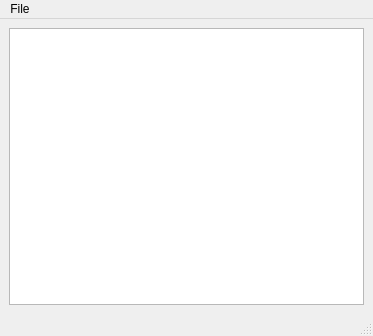
<?xml version="1.0" encoding="UTF-8"?>
<ui version="4.0">
 <class>MainWindow</class>
 <widget class="QMainWindow" name="MainWindow">
  <property name="geometry">
   <rect>
    <x>0</x>
    <y>0</y>
    <width>373</width>
    <height>336</height>
   </rect>
  </property>
  <property name="windowTitle">
   <string>MainWindow</string>
  </property>
  <widget class="QWidget" name="centralwidget">
   <layout class="QVBoxLayout" name="verticalLayout">
    <item>
     <widget class="QPlainTextEdit" name="plainTextEdit"/>
    </item>
   </layout>
  </widget>
  <widget class="QMenuBar" name="menubar">
   <property name="geometry">
    <rect>
     <x>0</x>
     <y>0</y>
     <width>373</width>
     <height>19</height>
    </rect>
   </property>
   <widget class="QMenu" name="menuFile">
    <property name="title">
     <string>File</string>
    </property>
    <addaction name="actionSave"/>
    <addaction name="actionOpen"/>
    <addaction name="separator"/>
    <addaction name="actionExit"/>
   </widget>
   <addaction name="menuFile"/>
  </widget>
  <widget class="QStatusBar" name="statusbar"/>
  <action name="actionSave">
   <property name="text">
    <string>Save</string>
   </property>
  </action>
  <action name="actionExit">
   <property name="text">
    <string>Exit</string>
   </property>
  </action>
  <action name="actionOpen">
   <property name="text">
    <string>Open</string>
   </property>
  </action>
 </widget>
 <resources/>
 <connections/>
</ui>
